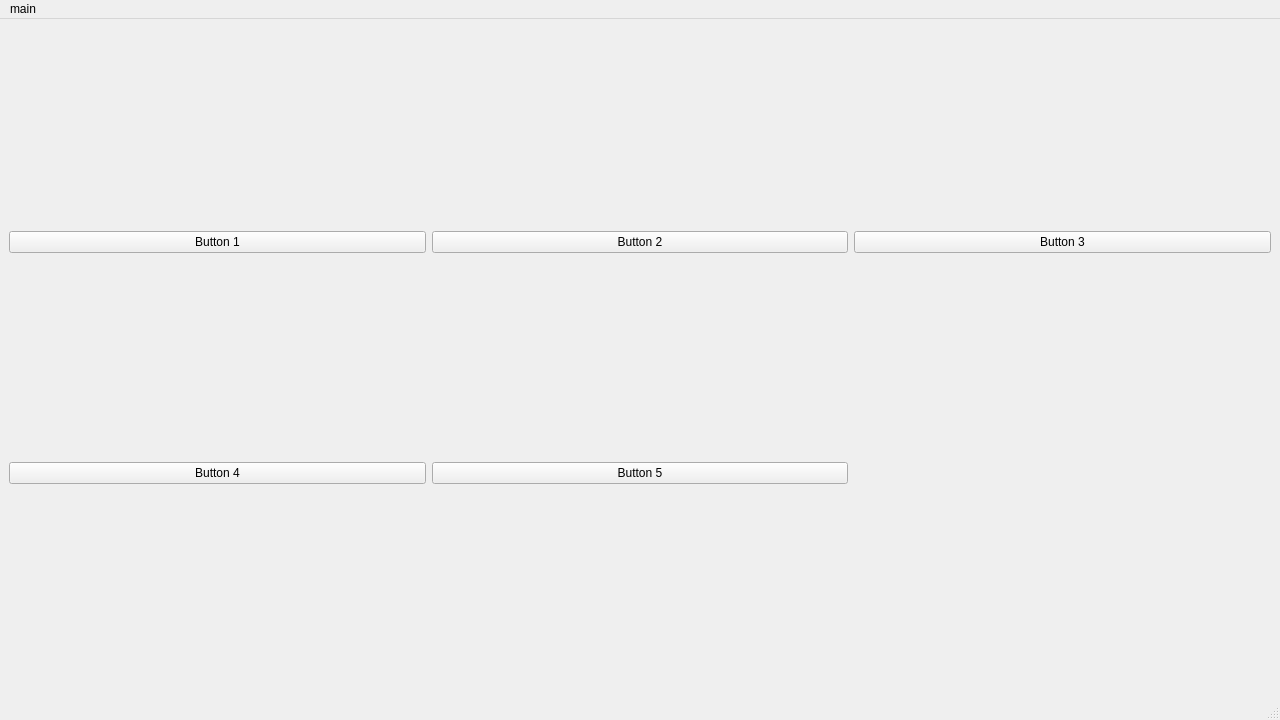
<?xml version="1.0" encoding="UTF-8"?>
<ui version="4.0">
 <class>MainWindow</class>
 <widget class="QMainWindow" name="MainWindow">
  <property name="geometry">
   <rect>
    <x>0</x>
    <y>0</y>
    <width>1280</width>
    <height>720</height>
   </rect>
  </property>
  <property name="windowTitle">
   <string>MainWindow</string>
  </property>
  <widget class="QWidget" name="centralwidget">
   <layout class="QGridLayout" name="gridLayout">
    <item row="0" column="0">
     <widget class="QPushButton" name="pushButton1">
      <property name="text">
       <string>Button 1</string>
      </property>
     </widget>
    </item>
    <item row="0" column="1">
     <widget class="QPushButton" name="pushButton2">
      <property name="text">
       <string>Button 2</string>
      </property>
     </widget>
    </item>
    <item row="0" column="2">
     <widget class="QPushButton" name="pushButton3">
      <property name="text">
       <string>Button 3</string>
      </property>
     </widget>
    </item>
    <item row="1" column="0">
     <widget class="QPushButton" name="pushButton4">
      <property name="text">
       <string>Button 4</string>
      </property>
     </widget>
    </item>
    <item row="1" column="1">
     <widget class="QPushButton" name="pushButton5">
      <property name="text">
       <string>Button 5</string>
      </property>
     </widget>
    </item>
    <item row="1" column="2">
     <spacer name="spacer">
      <property name="orientation">
       <enum>Qt::Horizontal</enum>
      </property>
      <property name="sizeType">
       <enum>QSizePolicy::Expanding</enum>
      </property>
     </spacer>
    </item>
   </layout>
  </widget>
  <widget class="QMenuBar" name="menubar">
   <property name="geometry">
    <rect>
     <x>0</x>
     <y>0</y>
     <width>1280</width>
     <height>33</height>
    </rect>
   </property>
   <widget class="QMenu" name="menutest">
    <property name="title">
     <string>main</string>
    </property>
   </widget>
   <addaction name="menutest"/>
  </widget>
  <widget class="QStatusBar" name="statusbar"/>
 </widget>
 <resources/>
 <connections/>
</ui>
